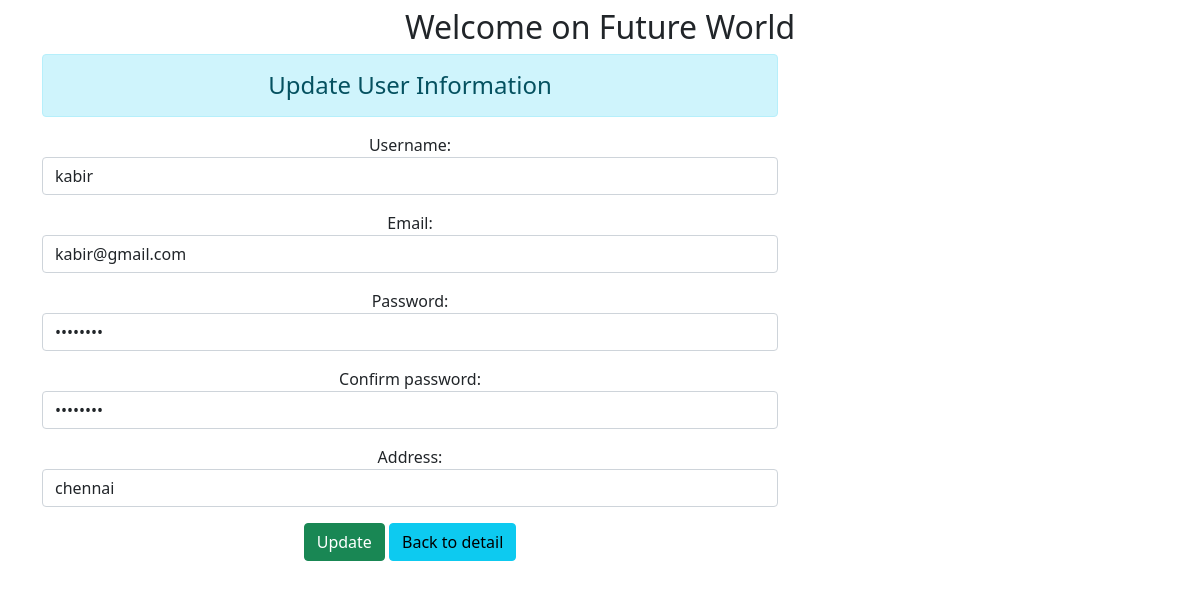
/6/, run on the app's committed database.
### home/models.py (models this page shows)
class User(models.Model):
    username=models.CharField(max_length=100)
    email=models.EmailField(max_length=100)
    password=models.CharField(max_length=100)
    confirm_password=models.CharField(max_length=100)
    address=models.CharField(max_length=100)

### home/views.py (the view)
# urls.py: path('<int:id>/', views.update_data, name='updatedata'),
def update_data(request, id):
    if request.method =='POST':
        pi=User.objects.get(pk=id)
        fm=UserRegistration(request.POST, instance=pi)
        if fm.is_valid():
            fm.save()
    else:
        pi=User.objects.get(pk=id)
        fm=UserRegistration(instance=pi)
    return render(request, 'update.html', {'form':fm})

### home/forms.py
class UserRegistration(forms.ModelForm):
    class Meta:
        model=User
        fields=['username', 'email' , 'password', 'confirm_password', 'address']
        widgets={
           'username':forms.TextInput(attrs={'class':'form-control'}),
           'email':forms.EmailInput(attrs={'class':'form-control'}),
           'password':forms.PasswordInput(render_value=True, attrs={'class':'form-control'}),
           'confirm_password':forms.PasswordInput(render_value=True, attrs={'class':'form-control'}),
           'address':forms.TextInput(attrs={'class':'form-control'})
        }

### templates/update.html (shortened to what this page needs)
{% extends 'index.html' %}
{% block content %}
<div class="row">
  <div class="col-sm-8">
  <h4 class="alert alert-info">Update User Information</h4>
  <form action="" method="post">
      {{form.as_p}}
      <input type="submit" class="btn btn-success" value="Update">
      <a href="{% url 'userdetail' %}" class="btn btn-info">Back to detail</a>
  </form>
 </div>
</div>
{% endblock content %}

### data on the page
User: username "kabir", email "kabir@gmail.com", address "chennai"
